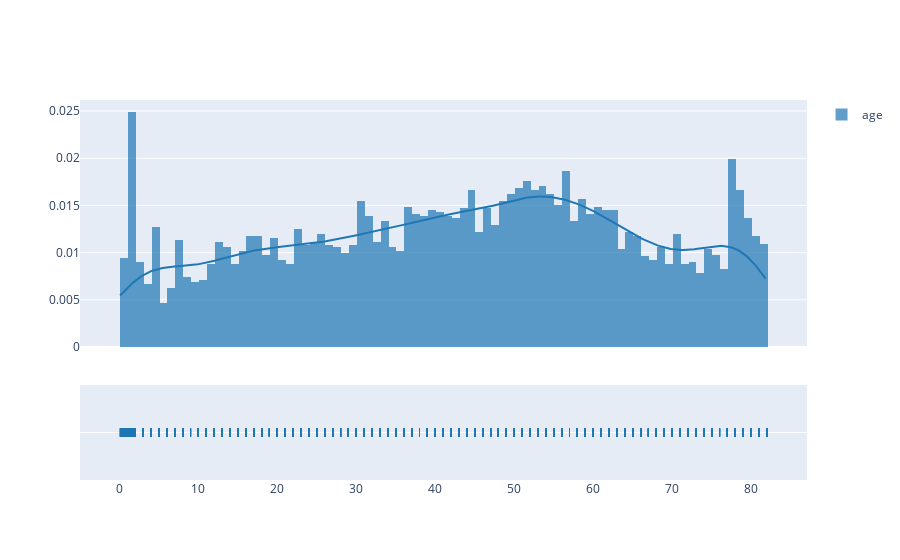

Notebook code cell kept with this figure:
### Code cell
import plotly.figure_factory as ff
fig = ff.create_distplot([data['age']],['age'])
fig.show()

### Figure 1 — Plotly figure (JSON) as saved in the notebook; plotly's stock layout.template omitted (floating-point values rounded to 4 significant figures; data arrays with more than 128 entries replaced by an {"elided": "..."} marker saying what was removed)
{"data": [{"histnorm": "probability density", "legendgroup": "age", "marker": {"color": "rgb(31, 119, 180)"}, "name": "age", "opacity": 0.7, "type": "histogram", "x": {"elided": "5109 float values"}, "xaxis": "x", "xbins": {"end": 82, "size": 1, "start": 0.08}, "yaxis": "y"}, {"legendgroup": "age", "marker": {"color": "rgb(31, 119, 180)"}, "mode": "lines", "name": "age", "showlegend": false, "type": "scatter", "x": {"elided": "500 float values"}, "xaxis": "x", "y": {"elided": "500 float values"}, "yaxis": "y"}, {"legendgroup": "age", "marker": {"color": "rgb(31, 119, 180)", "symbol": "line-ns-open"}, "mode": "markers", "name": "age", "showlegend": false, "type": "scatter", "x": {"elided": "5109 float values"}, "xaxis": "x", "y": {"elided": "5109 str values"}, "yaxis": "y2"}], "layout": {"autosize": true, "barmode": "overlay", "hovermode": "closest", "legend": {"traceorder": "reversed"}, "xaxis": {"anchor": "y2", "autorange": true, "domain": [0, 1], "range": [-4.878, 86.96], "type": "linear", "zeroline": false}, "yaxis": {"anchor": "free", "autorange": true, "domain": [0.35, 1], "position": 0, "range": [0, 0.02617], "type": "linear"}, "yaxis2": {"anchor": "x", "autorange": true, "domain": [0, 0.25], "dtick": 1, "range": [-1, 1], "showticklabels": false, "type": "category"}}}
